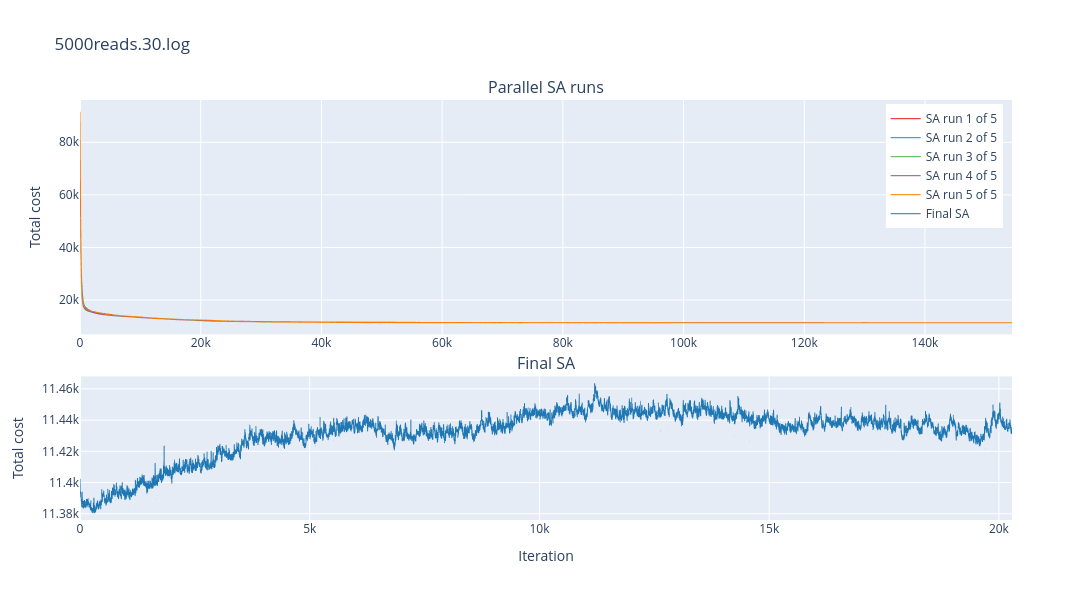

The notebook cell this image was saved under:
### Code cell
# Example usage:
# Returns an interactive Plotly figure - use mouse to:
#   - Zoom: Click and drag to select a region, or use scroll wheel
#   - Pan: Hold shift + drag, or use the pan tool in the toolbar
#   - Reset: Double-click to reset view
#   - Range slider: Use the slider at the bottom for quick navigation

# Default: downsamples to 5000 points for smooth interaction
# Total cost vs iteration from haplmate logs.
# - Legacy logs (no sa_run / sa_final spans): one trace; dashed lines = "Running SA with N haplotypes" when unambiguous.
# - New logs: parallel SA emits sa_run{run=k of=n}; merged final pass is sa_final — one trace per run; final SA on a second subplot by default (set combine_yaxis=True to overlay if scales match).
# fig = plot_optimization_progress("5000reads.2.log")
# fig.show()

fig = plot_optimization_progress("5000reads.30.log", max_points=10000)
fig.show()

# To show all points (may crash on large files):
# fig = plot_optimization_progress("5000reads.2.log", max_points=None)

### Figure 1 — Plotly figure (JSON) as saved in the notebook; plotly's stock layout.template omitted (floating-point values rounded to 4 significant figures; data arrays with more than 128 entries replaced by an {"elided": "..."} marker saying what was removed)
{"data": [{"hovertemplate": "Iteration: %{x:,.0f}<br>Cost: %{y:,.2f}<extra></extra>", "line": {"color": "#e41a1c", "width": 1}, "mode": "lines", "name": "SA run 1 of 5", "type": "scattergl", "x": {"elided": "2000 int values"}, "xaxis": "x", "y": {"elided": "2000 float values"}, "yaxis": "y"}, {"hovertemplate": "Iteration: %{x:,.0f}<br>Cost: %{y:,.2f}<extra></extra>", "line": {"color": "#377eb8", "width": 1}, "mode": "lines", "name": "SA run 2 of 5", "type": "scattergl", "x": {"elided": "2000 int values"}, "xaxis": "x", "y": {"elided": "2000 float values"}, "yaxis": "y"}, {"hovertemplate": "Iteration: %{x:,.0f}<br>Cost: %{y:,.2f}<extra></extra>", "line": {"color": "#4daf4a", "width": 1}, "mode": "lines", "name": "SA run 3 of 5", "type": "scattergl", "x": {"elided": "2000 int values"}, "xaxis": "x", "y": {"elided": "2000 float values"}, "yaxis": "y"}, {"hovertemplate": "Iteration: %{x:,.0f}<br>Cost: %{y:,.2f}<extra></extra>", "line": {"color": "#984ea3", "width": 1}, "mode": "lines", "name": "SA run 4 of 5", "type": "scattergl", "x": {"elided": "2000 int values"}, "xaxis": "x", "y": {"elided": "2000 float values"}, "yaxis": "y"}, {"hovertemplate": "Iteration: %{x:,.0f}<br>Cost: %{y:,.2f}<extra></extra>", "line": {"color": "#ff7f00", "width": 1}, "mode": "lines", "name": "SA run 5 of 5", "type": "scattergl", "x": {"elided": "2000 int values"}, "xaxis": "x", "y": {"elided": "2000 float values"}, "yaxis": "y"}, {"hovertemplate": "Iteration: %{x:,.0f}<br>Cost: %{y:,.2f}<extra></extra>", "line": {"color": "#1f77b4", "width": 1}, "mode": "lines", "name": "Final SA", "type": "scattergl", "x": {"elided": "10000 int values"}, "xaxis": "x2", "y": {"elided": "10000 float values"}, "yaxis": "y2"}], "layout": {"annotations": [{"font": {"size": 16}, "showarrow": false, "text": "Parallel SA runs", "x": 0.5, "xanchor": "center", "xref": "paper", "y": 1, "yanchor": "bottom", "yref": "paper"}, {"font": {"size": 16}, "showarrow": false, "text": "Final SA", "x": 0.5, "xanchor": "center", "xref": "paper", "y": 0.342, "yanchor": "bottom", "yref": "paper"}], "height": 600, "hovermode": "closest", "legend": {"x": 0.99, "xanchor": "right", "y": 0.99, "yanchor": "top"}, "title": {"text": "5000reads.30.log"}, "width": 1200, "xaxis": {"anchor": "y", "domain": [0, 1], "fixedrange": false, "rangeslider": {"visible": false}, "title": {"text": ""}}, "xaxis2": {"anchor": "y2", "domain": [0, 1], "fixedrange": false, "rangeslider": {"visible": false}, "title": {"text": "Iteration"}}, "yaxis": {"anchor": "x", "domain": [0.442, 1], "fixedrange": false, "title": {"text": "Total cost"}}, "yaxis2": {"anchor": "x2", "domain": [0, 0.342], "fixedrange": false, "title": {"text": "Total cost"}}}}
